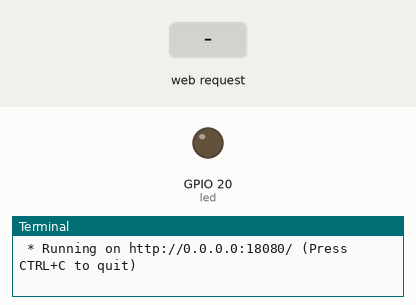
This program was run on a simulated Raspberry Pi (BCM pin numbers). Shown: output pins drawn as LEDs (lit = HIGH), the last lines printed to the terminal. Inputs (shaded band) come from the test bench. The clock reads 2024-03-15 10:24:30 at power-on unless the program sets it.

Above: at 1.2 s.
1.3 s: HTTP request for /led/off received
At 1.8 s:
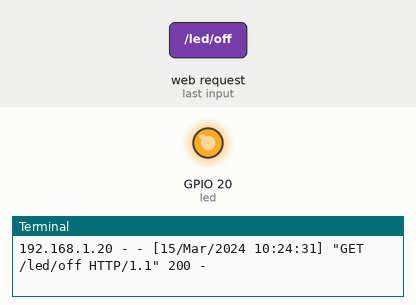
4.3 s: HTTP request for /led/on received
At 5.3 s:
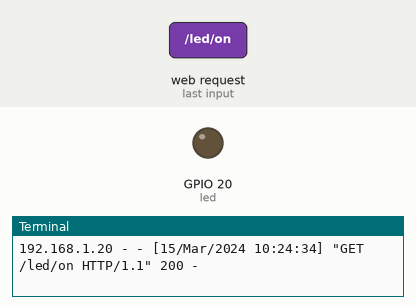
Timing chart, 0 to 7.3 s (numbered marks = the images above; inputs shaded):
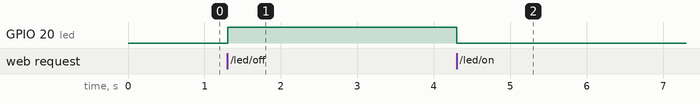

Measured:
- after the input at 1.3 s, GPIO 20 (led): LOW → HIGH at once
- after the input at 4.3 s, GPIO 20 (led): HIGH → LOW at once

The program:

flask03.py
```python
# URL 접속을 /led/on, /led/off로 접속하면 led를 on, off 하는 웹페이지 만들기
from flask import Flask
import RPi.GPIO as GPIO

app = Flask(__name__)
led = 20

GPIO.setmode(GPIO.BCM)
GPIO.setup(led, GPIO.OUT)

@app.route("/")
def hello():
	return "Hello World"

@app.route("/led/on")
def ledOn():
	GPIO.output(led, False)
	return "<h1>LED ON!</h1>"

@app.route("/led/off")
def ledOff():
	GPIO.output(led, True)
	return "<h1>LED OFF!</h1>"

if __name__ == "__main__":
	app.run(host="0.0.0.0", port="18080", debug=True)
	if KeyboardInterrupt:
		GPIO.cleanup()
```
